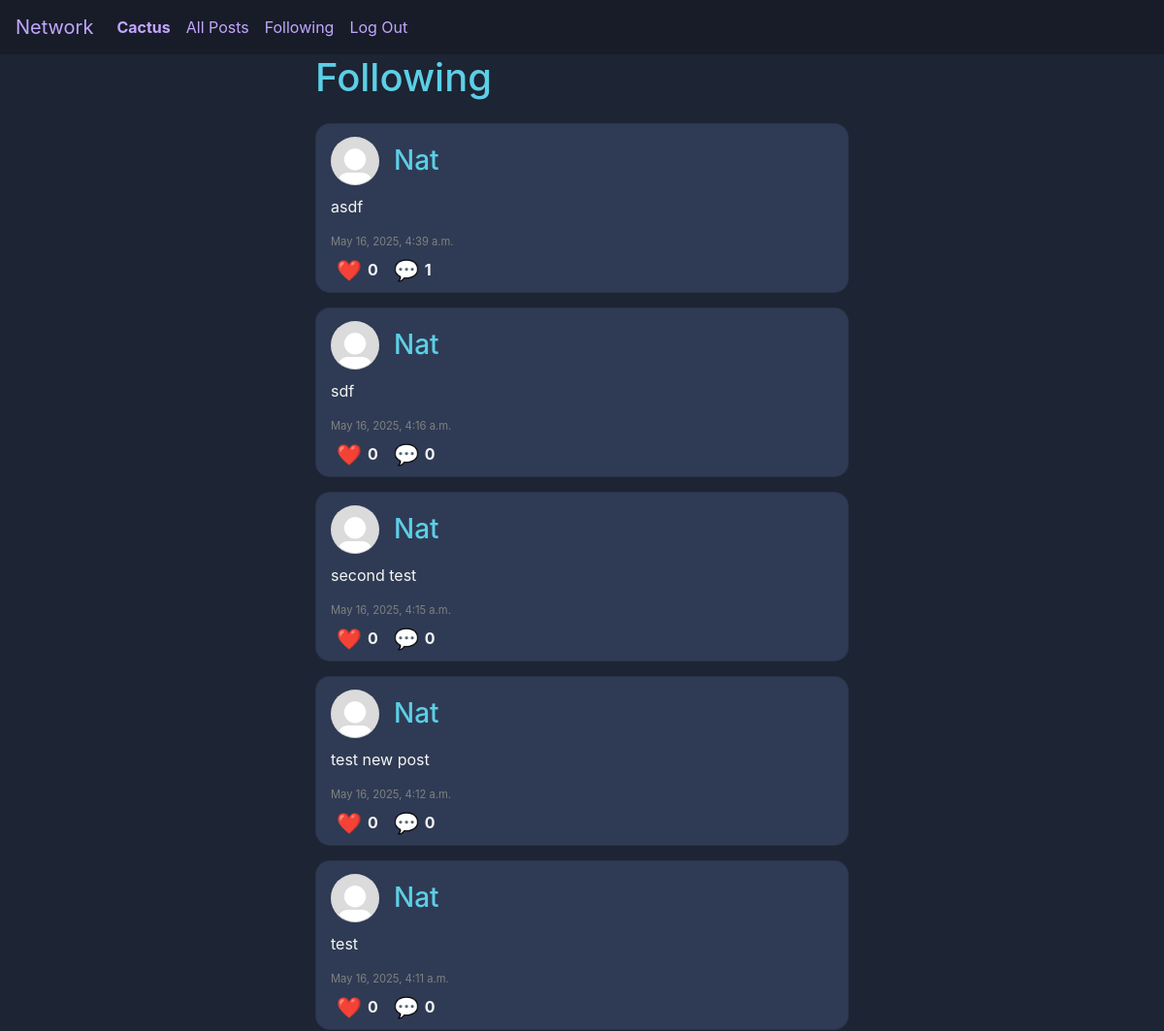
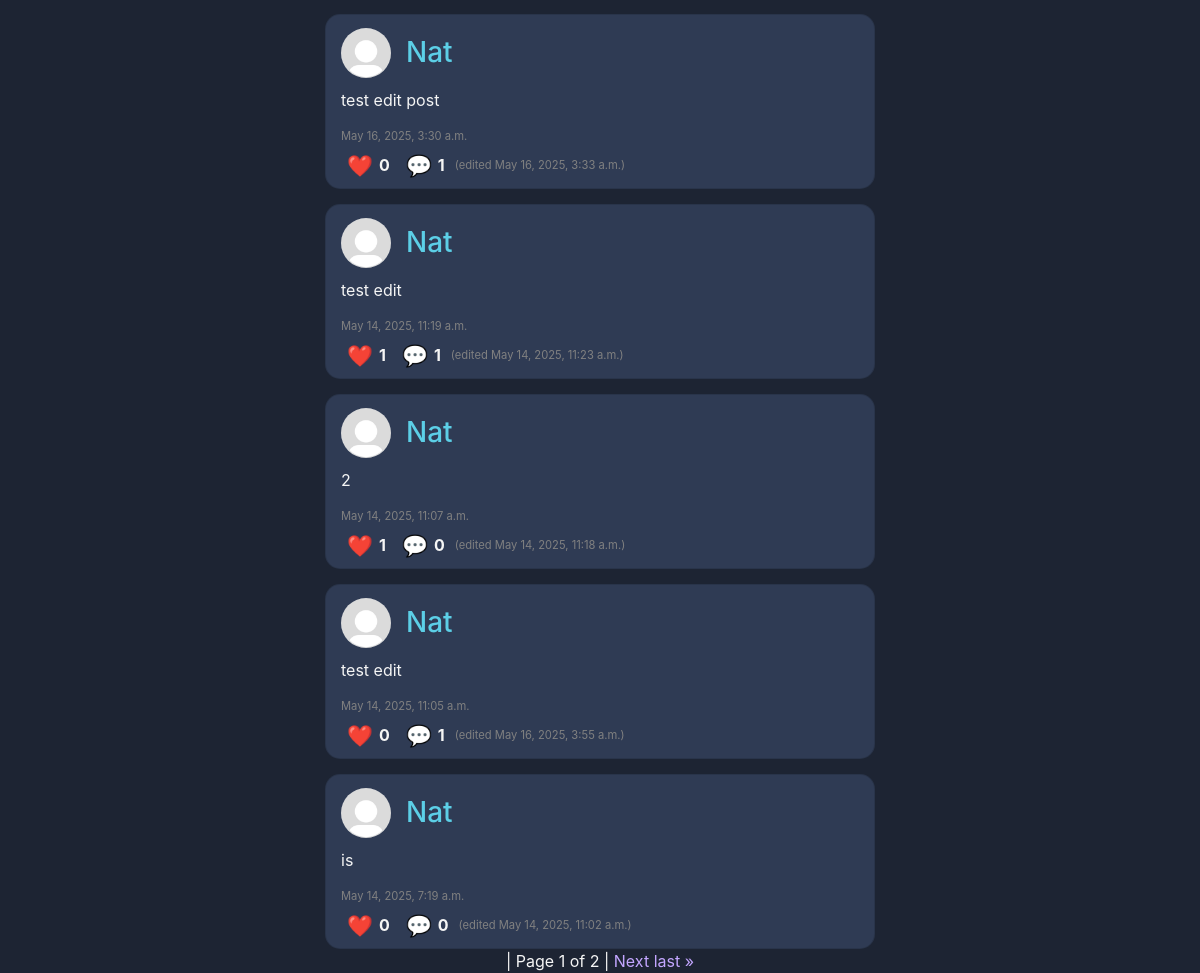
The app's page /following/ (signed in) with its own data (2 pictures, top to bottom).
### network/models.py (models this page shows, shortened)
class User(AbstractUser):
    pass

class Post(models.Model):
    profile = models.ForeignKey("Profile", on_delete=models.CASCADE, related_name="posts")
    content = models.TextField(blank=False, null=False)
    likes = models.ManyToManyField("Profile", blank=True, related_name="liked_posts")
    timestamp = models.DateTimeField(auto_now_add=True)
    edited_timestamp = models.DateTimeField(auto_now_add=False, null=True) # TODO
    @property
    def like_count(self):
        return self.likes.count()
    @property
    def comment_count(self):
        return self.comment_set.count()

class Profile(models.Model):
    user = models.OneToOneField(User, on_delete=models.CASCADE)
    following = models.ManyToManyField("self", symmetrical=False, blank=True, related_name="followers")
    saved_posts = models.ManyToManyField("Post", blank=True, related_name="saved_by_profiles")
    profile_picture = models.ImageField(upload_to='profile_pics/', blank=True, null=True) # TODO
    profile_picture_url = models.URLField(blank=True, null=True) # TODO
    bio = models.CharField(max_length=512, null=True, blank=True) # TODO
    @property
    def display_picture(self):
        if self.profile_picture:
            return self.profile_picture.url
        elif self.profile_picture_url:
            return self.profile_picture_url
        return '/static/images/default_pic.jpg' # Default if user has not uploaded a picture

### network/views.py (the view)
# urls.py: path("following/", views.following_posts, name="following_posts"),
@login_required
def following_posts(request):
    return post_paginator(
        request,
        query=Post.objects.select_related("profile").filter(profile__in=request.user.profile.following.all()).order_by("-timestamp"),
        template="network/following.html",
        title="Following",
    )

### network/models.py (called while the page is built)
    @property
    def reply_count(self):
        return self.replies.count()

    @property
    def like_count(self):
        return self.likes.count()

### network/views.py (called while the page is built)
def post_paginator(request, query, template, title, **kwargs):
    paginator = Paginator(query, 10)
    page_number = request.GET.get("page")
    page_obj = paginator.get_page(page_number)
    return render(request, template, {
        "page_obj": page_obj,
        "title": title,
        **kwargs # Optional context arguments
    })

### network/templates/network/following.html (shortened to what this page needs)
{% extends 'network/layout.html' %}
{% load static %}
{% block body %}
    <div class="header-div">
        <h1 class="header-txt">Following</h1>
    </div>
{% include "network/partials/load_posts.html" with page_obj=page_obj %}
{% endblock %}

### network/templates/network/layout.html (shortened to what this page needs)
{% load static %}
<!DOCTYPE html>
<html lang="en">
    <head>
        <link rel="stylesheet" href="https://stackpath.bootstrapcdn.com/bootstrap/4.4.1/css/bootstrap.min.css">
        <link href="{% static 'network/styles.css' %}" rel="stylesheet">
    </head>
    <body>
        <nav class="navbar navbar-expand-lg nav">
            <a class="navbar-brand" href="#">Network</a>
            <div>
              <ul class="navbar-nav mr-auto">
                {% if user.is_authenticated %}
                    <li class="nav-item">
                        <a class="nav-link" href="{% url 'profile' username=user.username %}"><strong>{{ user.username }}</strong></a>
                    </li>
                {% endif %}
                <li class="nav-item">
                  <a class="nav-link" href="{% url 'index' %}">All Posts</a>
                </li>
                {% if user.is_authenticated %}
                    <li class="nav-item">
                        <a class="nav-link" href="{% url 'following_posts' %}">Following</a>
                    </li>
                    <li class="nav-item">
                        <a class="nav-link" href="{% url 'logout' %}">Log Out</a>
                    </li>
                {% endif %}
              </ul>
            </div>
          </nav>
        <div class="body">
            {% block body %}
            {% endblock %}
        </div>
    </body>
</html>

### network/templates/network/partials/load_posts.html (shortened to what this page needs)
<div class="posts-div">
    {% for post in page_obj %}
        <div class="post-div card">
            <div class="post-card-header">
                <img src="{{ post.profile.display_picture }}" class="profile-picture-base picture-small" alt="Profile picture for {{ post.profile.username }}">
                <h3><a class="header-txt" href="{% url 'profile' username=post.profile.user.username %}">{{ post.profile.user.username }}</a></h3>
            </div>
            <div class="post-text-div">
                <p class="post-text">{{ post.content }}</p>
            </div>
            <p class="timestamp-txt">{{ post.timestamp }}</p>
            <div class="interact-div">
                {% if user.is_authenticated %}
                    <button class="post-like-btn post-interact-btn" data-id="{{ post.id }}"
                    data-liked="{% if user.profile in post.likes.all %}true{% else %}false{% endif %}">❤️</button>
                {% else %}
                    🩶
                {% endif %}
                <strong class="like-count count">{{ post.like_count }}</strong>
                <button class="comment-btn post-interact-btn">💬</button>
                <strong class="comment-count count">{{ post.comment_count }}</strong>
                <p class="edited-timestamp-txt timestamp-txt">
                    {% if post.edited_timestamp %}
                        (edited {{ post.edited_timestamp }})
                    {% endif %}
                </p>
            </div>
        </div>
    {% endfor %}
</div>
<div class="paginator">
    <span>
            <span class="current">
               | Page {{ page_obj.number }} of {{ page_obj.paginator.num_pages }} |
            </span>
        {% if page_obj.has_next %}
            <a href="?page={{ page_obj.next_page_number }}">Next</a>
            <a href="?page={{ page_obj.paginator.num_pages }}">last &raquo;</a>
        {% endif %}
    </span>
</div>

### network/static/network/styles.css (style rules this page uses)
:root { --primary: #5ccfe6; --secondary: #c3a6ff; --background: #1d2433; --light-background: #2f3b54; --dark-background: #171c28; --submit-btn: #bae67e; --cancel-btn: #ff903c; }
* { margin: 0; box-sizing: border-box; }
a { color: var(--secondary); }
.nav { background-color: #171c28; }
.body { background-color: var(--background); color: whitesmoke; display: flex; flex-direction: column; align-items: center; min-height: 100vh; }
.post-card-header { display: flex; gap: 15px; align-items: center; margin: 0 0 10px 0; }
.header-txt { align-self: flex-start; width: 550px; color: var(--primary); }
h3 { position: relative; top: 9px; }
.card { border-radius: 15px; width: 550px; margin-top: 15px; padding: 3px 0 1px 15px; background-color: var(--light-background); }
.profile-picture-base { border-radius: 100px; margin: 10px 0px 0px 0px; }
.picture-small { height: 50px; width: 50px; }
.posts-div { flex-grow: 1; }
.post-interact-btn { border: none; background-color: inherit; font-size: 1.3rem; }
.interact-div { width: 100%; display: inline-flex; align-items: center; margin: 4px 0px 5px 0px; }
.count { margin-right: 10px; }
.timestamp-txt { font-size: 0.7rem; color: grey; margin: 0; }

### records on screen
User: username "Cactus"
Post: profile.user.username "Nat", content "asdf", timestamp "May 16, 2025, 4:39 a.m.", like_count "0", comment_count "1"
Post: profile.user.username "Nat", content "sdf", timestamp "May 16, 2025, 4:16 a.m.", like_count "0", comment_count "0"
Post: profile.user.username "Nat", content "second test", timestamp "May 16, 2025, 4:15 a.m.", like_count "0", comment_count "0"
Post: profile.user.username "Nat", content "test new post", timestamp "May 16, 2025, 4:12 a.m.", like_count "0", comment_count "0"
Post: profile.user.username "Nat", content "test", timestamp "May 16, 2025, 4:11 a.m.", like_count "0", comment_count "0"
Post: profile.user.username "Nat", content "test edit post", timestamp "May 16, 2025, 3:30 a.m.", like_count "0", comment_count "1", edited_timestamp "May 16, 2025, 3:33 a.m."
Post: profile.user.username "Nat", content "test edit", timestamp "May 14, 2025, 11:19 a.m.", like_count "1", comment_count "1", edited_timestamp "May 14, 2025, 11:23 a.m."
Post: profile.user.username "Nat", content "2", timestamp "May 14, 2025, 11:07 a.m.", like_count "1", comment_count "0", edited_timestamp "May 14, 2025, 11:18 a.m."
Post: profile.user.username "Nat", content "test edit", timestamp "May 14, 2025, 11:05 a.m.", like_count "0", comment_count "1", edited_timestamp "May 16, 2025, 3:55 a.m."
Post: profile.user.username "Nat", content "is", timestamp "May 14, 2025, 7:19 a.m.", like_count "0", comment_count "0", edited_timestamp "May 14, 2025, 11:02 a.m."

### other values on screen
{{ page_obj.number }} "1"
{{ page_obj.paginator.num_pages }} "2"
